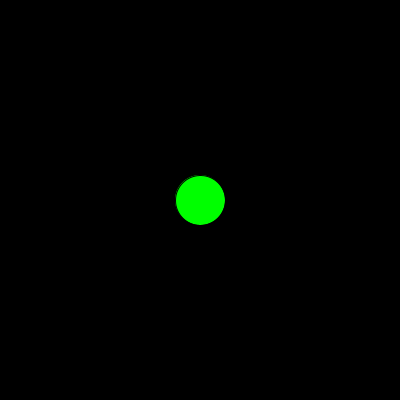
Frame 1 (no input)
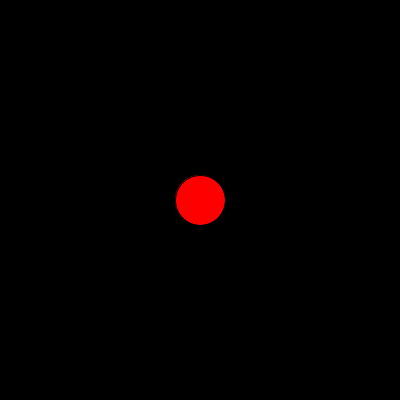
Frame 60 (the mouse pressed at the canvas centre just before this capture)
Frame 120 (the mouse held since frame 60 and released just before this capture): identical to frame 60, image omitted

The Processing sketch that drew these frames (run headless with seeded random() and noise(); from frame 60 on, the mouse is pressed at the canvas centre):

// Processing sketch: frameCount_vs_frameRate
// ── frameCount_vs_frameRate.pde

void setup() {
  size(400, 400);
  frameRate(10);
}



void draw() {
  println(frameCount);
  
  background(0);
  if (frameCount % 5 == 0) {
    fill(255,0, 0);
    //frameRate(40);
  }
  else if (frameCount % 3 == 0) {
    fill(255);
  }
  else{
    fill(0, 255, 0);
  }
  ellipse(width/2, height/2, 50, 50);

  //frameRate(3);
}
